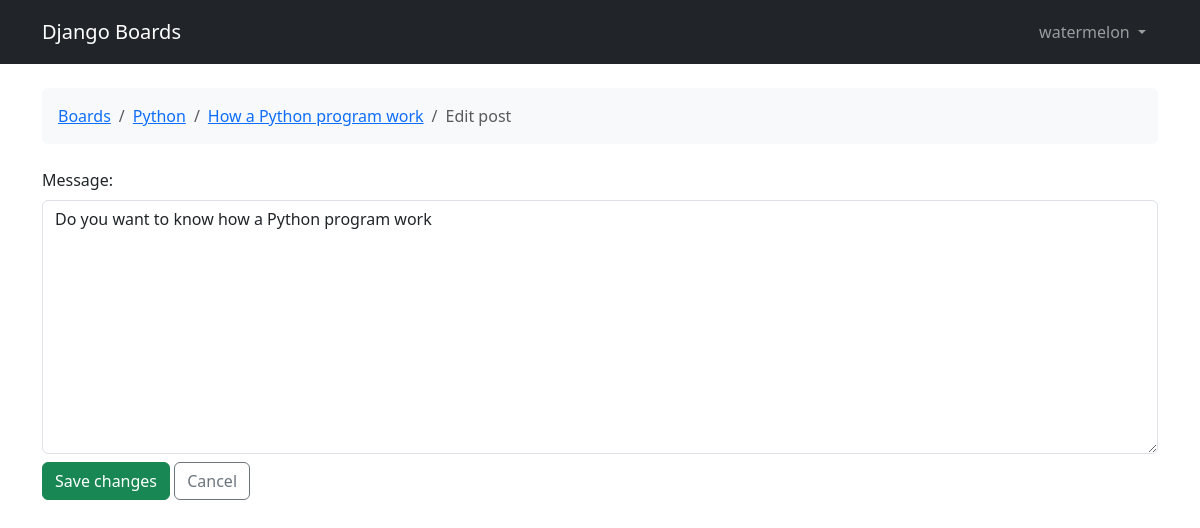
Screenshot of /board/1/topic/2/posts/2/edit/ (signed in) with the database file from the repository.
### boards/models.py (models this page shows, shortened)
class Post(models.Model):
    message = models.TextField(max_length=10000)
    created_at = models.DateTimeField(auto_now_add=True)
    updated_at = models.DateTimeField(null=True)
    topic = models.ForeignKey(Topic, on_delete=models.CASCADE, related_name='posts')
    created_by = models.ForeignKey(User, on_delete=models.CASCADE, related_name='posts')
    updated_by = models.ForeignKey(User, on_delete=models.CASCADE, null=True, related_name='+')

class Topic(models.Model):
    subject = models.CharField(max_length=100)
    last_update = models.DateTimeField(auto_now_add=True)
    starter = models.ForeignKey(User, on_delete=models.CASCADE, related_name='topics')
    board = models.ForeignKey(Board, on_delete=models.CASCADE, related_name='topics')
    views = models.PositiveIntegerField(default=0)

class Board(models.Model):
    name = models.CharField(max_length=50, unique=True)
    description = models.TextField(max_length=200)

### boards/views.py (the view, shortened to what this page needs)
# urls.py: path('board/<int:id>/topic/<int:topic_id>/posts/<int:post_id>/edit/', views.PostUpdateView.as_view(), name = 'edit_post'),
@method_decorator(login_required, name='dispatch')
class PostUpdateView(UpdateView):
    model = Post
    fields = ('message',)
    template_name = 'edit_post.html'
    pk_url_kwarg = 'post_id'
    context_object_name = 'post'
    def get_queryset(self):
        queryset = super().get_queryset()
        return queryset.filter(created_by=self.request.user)

### boards/templates/edit_post.html (shortened to what this page needs)
{% extends 'base.html' %}
{% block breadcrumb %}
  <li class="breadcrumb-item"><a href="{% url 'home' %}">Boards</a></li>
  <li class="breadcrumb-item"><a href="{% url 'board' post.topic.board.pk %}">{{ post.topic.board.name }}</a></li>
  <li class="breadcrumb-item"><a href="{% url 'topic_posts' post.topic.board.pk post.topic.pk %}">{{ post.topic.subject }}</a></li>
  <li class="breadcrumb-item active">Edit post</li>
{% endblock %}
{% block content %}
  <form method="post" class="mb-4" novalidate>
    {% include 'includes/_form.html' %}
    <button type="submit" class="btn btn-success">Save changes</button>
    <a href="{% url 'topic_posts' post.topic.board.pk post.topic.pk %}" class="btn btn-outline-secondary" role="button">Cancel</a>
  </form>
{% endblock %}

### boards/templates/base.html (shortened to what this page needs)
{% load static %}
<!DOCTYPE html>
<html lang="en">
<head>
    <link href="https://cdn.jsdelivr.net/npm/bootstrap@5.3.2/dist/css/bootstrap.min.css" rel="stylesheet">
</head>
<body>
    {% block body %}
    <nav class="navbar navbar-expand-lg navbar-dark bg-dark">
        <div class="container">
            <a class="navbar-brand" href="{% url 'home' %}">Django Boards</a>
            <div class="collapse navbar-collapse d-flex flex-row-reverse" id="mainMenu">
                {% if user.is_authenticated %}
                    <ul class="navbar-nav ml-auto p-1">
                        <div class="nav-item dropdown">
                            <a class="nav-link dropdown-toggle" href="#" id="userMenu" data-toggle="dropdown" aria-haspopup="true" aria-expanded="false">
                                {{ user.username }}
                            </a>
                        </div>
                    </ul>
                {% else %}
                    <form class="form-inline ml-auto">
                        <a href="{% url 'login' %}" class="btn btn-outline-secondary">Log in</a>
                        <a href="{% url 'signup' %}" class="btn btn-primary ml-2">Sign up</a>
                    </form>
                {% endif%}
            </div>
        </div>
    </nav>
    <div class="container">
        <ol class="breadcrumb my-4 text-bg-light p-3 rounded">
            {% block breadcrumb %}
            {% endblock %}
        </ol>
        {% block content %}
        {% endblock %}
    </div>
    {% endblock body %}
</body>
</html>

### boards/templates/includes/_form.html (shortened to what this page needs)
{% load widget_tweaks %}
{% for field in form %}
    <div class="form-group">
        {{ field.label_tag }}
        {% if form.is_bound %}
            {% if field.errors %}
                {% render_field field class="form-control is-invalid my-2" %}
                {% for error in field.errors %}
                <div class="invalid-feedback">
                    {{ error }}
                </div>
                {% endfor %}
            {% else %}
                {% render_field field class="form-control is-valid my-2" %}
            {% endif %}
        {% else %}
            {% render_field field class="form-control my-2" %}
        {% endif %}
    </div>
{% endfor %}

### rows the page displays
Post: topic.board.name "Python", topic.subject "How a Python program work", message "Do you want to know how a Python program work"

### other values shown
{{ user.username }} "watermelon"
{{ field.label_tag }} "Message:"
